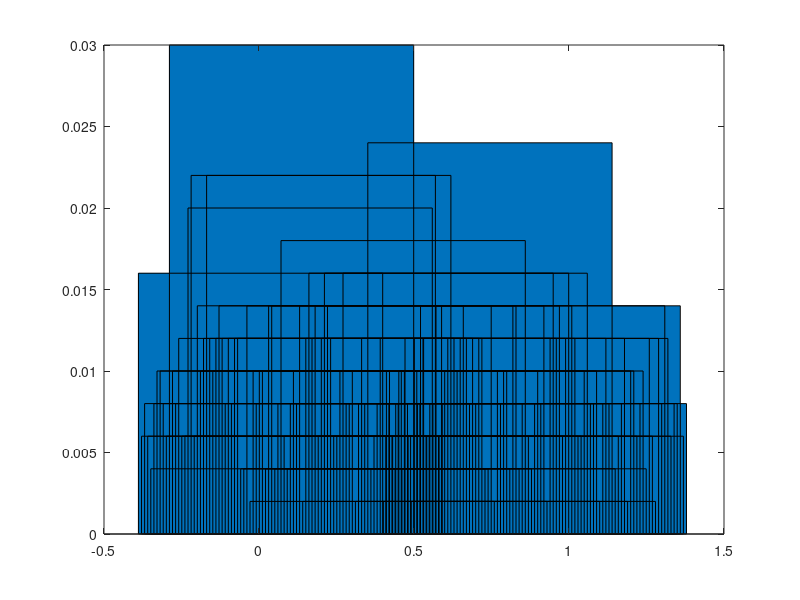

The MATLAB script that drew this image:

a=75;
b=0;
m=2^31+1;
x=input('Donner la valeur de x :');
i=1;
while i<=500
    x=mod(a*x+b,m);
    u(i)=x;
    i=i+1;
end;
u=u/m;
i=1;
aa=0;
cc=0.01;
mm=zeros(1,100);
mili=zeros(1,100);

while i<100
    j=1;
    for j=1:500
        if (u(j)>aa) && (u(j)<cc)
            mm(i)=mm(i)+1;
        end;
    end;
    mili(i)=(aa+cc)/2;
    i=i+1;
    aa=cc;
    cc=0.01+aa;
end;
mm=mm/500;
bar(mili,mm);





    